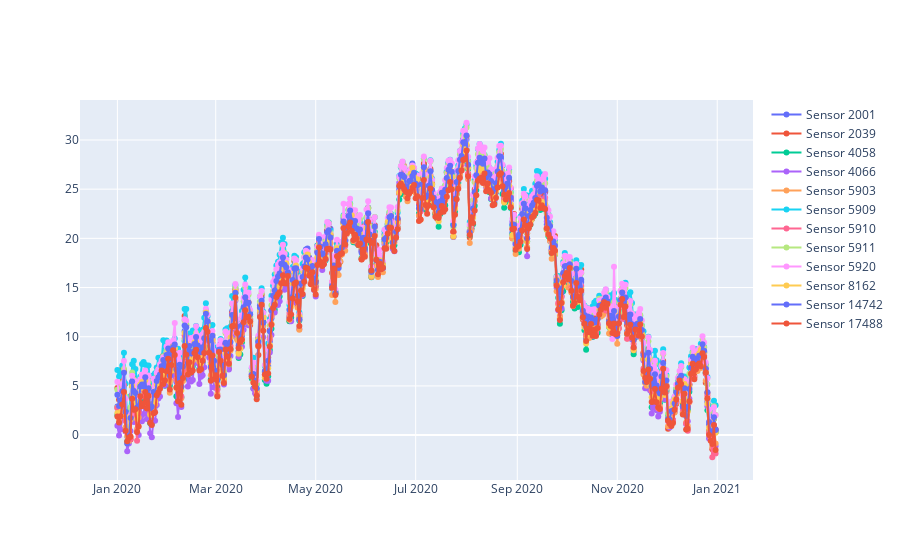

This figure's notebook cell:
### Code cell
sensors = complete_stations_list
show_plot(
    [ complete_stations_df.loc[complete_stations_df['sensorID']==sensor ] for sensor in sensors ],
    ['date']*len(sensors),
    ['value']*len(sensors),
    [ f'Sensor {sensor}' for sensor in sensors ],
)

### Figure 1 — Plotly figure (JSON) as saved in the notebook; plotly's stock layout.template omitted (floating-point values rounded to 4 significant figures; data arrays with more than 128 entries replaced by an {"elided": "..."} marker saying what was removed)
{"data": [{"mode": "lines+markers", "name": "Sensor 2001", "type": "scatter", "x": {"elided": "366 str values"}, "y": {"elided": "366 float values"}}, {"mode": "lines+markers", "name": "Sensor 2039", "type": "scatter", "x": {"elided": "366 str values"}, "y": {"elided": "366 float values"}}, {"mode": "lines+markers", "name": "Sensor 4058", "type": "scatter", "x": {"elided": "366 str values"}, "y": {"elided": "366 float values"}}, {"mode": "lines+markers", "name": "Sensor 4066", "type": "scatter", "x": {"elided": "366 str values"}, "y": {"elided": "366 float values"}}, {"mode": "lines+markers", "name": "Sensor 5903", "type": "scatter", "x": {"elided": "366 str values"}, "y": {"elided": "366 float values"}}, {"mode": "lines+markers", "name": "Sensor 5909", "type": "scatter", "x": {"elided": "366 str values"}, "y": {"elided": "366 float values"}}, {"mode": "lines+markers", "name": "Sensor 5910", "type": "scatter", "x": {"elided": "366 str values"}, "y": {"elided": "366 float values"}}, {"mode": "lines+markers", "name": "Sensor 5911", "type": "scatter", "x": {"elided": "366 str values"}, "y": {"elided": "366 float values"}}, {"mode": "lines+markers", "name": "Sensor 5920", "type": "scatter", "x": {"elided": "366 str values"}, "y": {"elided": "366 float values"}}, {"mode": "lines+markers", "name": "Sensor 8162", "type": "scatter", "x": {"elided": "366 str values"}, "y": {"elided": "366 float values"}}, {"mode": "lines+markers", "name": "Sensor 14742", "type": "scatter", "x": {"elided": "366 str values"}, "y": {"elided": "366 float values"}}, {"mode": "lines+markers", "name": "Sensor 17488", "type": "scatter", "x": {"elided": "366 str values"}, "y": {"elided": "366 float values"}}], "layout": {}}
